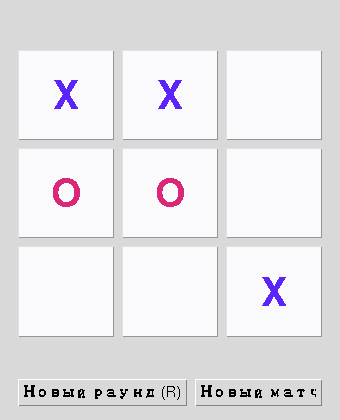
#> input picture site/assets/img/chapter-17/output/adaptive-board-small.png, 340 x 420 px
$ python validate_chapter_17_outputs.py
#> lines starting #> are read from the running program, lines starting #| are printed output that depends on the picture
#!/usr/bin/env python3
"""Проверяет, что все скриншоты, ожидаемые главой 17, существуют в
site/assets/img/chapter-17/output/, не пустые и не случайный снимок 1×1.
Также проверяет несколько точечных регрессий финального visual-polish прохода
(терминальная семантика flowchart(), ширина object_diagram(), 3+3+2-раскладка
мини-досок в 17-16, сгенерированный HTML главы 17).

Использование: python3 scripts/validate_chapter_17_outputs.py
"""

import sys
from pathlib import Path

from PIL import Image

ROOT = Path(__file__).resolve().parent.parent
OUT_DIR = ROOT / "site" / "assets" / "img" / "chapter-17" / "output"
CHAPTER_DIR = ROOT / "site" / "chapters" / "glava-17"
sys.path.insert(0, str(ROOT / "scripts"))


def _load_site_lib():
    import site_lib
    return site_lib

REQUIRED_NAMES = [
    "basic-empty-board",
    "basic-first-move",
    "basic-win",
    "basic-draw",
    "basic-new-game-reset",
    "empty-board",
    "x-first-move",
    "x-turn",
    "o-turn",
    "mid-game",
    "x-win",
    "o-win",
    "winning-highlight",
    "draw",
    "hover-preview-x",
    "hover-preview-o",
    "scoreboard",
    "new-round",
    "new-match",
    "adaptive-board-small",
    "adaptive-board-large",
    "adaptive-board-comparison",
    "win-pulse-step-0",
    "win-pulse-step-1",
    "win-pulse-final",
    "tic-tac-toe-pro",
]

MIN_DIMENSION = 40  # anything smaller is almost certainly a capture bug, not a real window


def validate() -> list[str]:
    errors = []
    for name in REQUIRED_NAMES:
        path = OUT_DIR / f"{name}.png"
        if not path.exists():
            errors.append(f"Отсутствует обязательный скриншот: {path.relative_to(ROOT)}")
            continue
        try:
            with Image.open(path) as img:
                width, height = img.size
        except Exception as exc:  # noqa: BLE001 - report and keep validating the rest
            errors.append(f"Не удалось открыть {path.relative_to(ROOT)}: {exc}")
            continue
        if width < MIN_DIMENSION or height < MIN_DIMENSION:
            errors.append(f"{path.relative_to(ROOT)}: подозрительно маленький снимок {width}x{height}")
    errors.extend(_validate_adaptive_pair())
    errors.extend(_validate_flowchart_terminal_semantics())
    errors.extend(_validate_object_diagram_width())
    errors.extend(_validate_winning_lines_layout())
    errors.extend(_validate_visual_coverage())
    return errors


def _validate_flowchart_terminal_semantics() -> list[str]:
    """17-17's terminal-state diagram (and any other flowchart() caller using
    kind="end" inside a decision branch) must never draw an arrow OUT of a
    terminal node — that was exactly the "false merge" bug in Fix 2/11.
    Exercises the shared helper directly with synthetic cases, independent of
    any particular chapter's wording."""
    site_lib = _load_site_lib()
    errors = []

    both_terminal = site_lib.flowchart([
        {"kind": "decision", "label": "q?",
         "yes": [{"kind": "end", "label": "A"}],
         "no": [{"kind": "end", "label": "B"}]},
    ])
    arrows = both_terminal.count("marker-end")
    if arrows != 2:
        errors.append(
            f"flowchart(): decision with BOTH branches terminal should draw exactly 2 arrows "
            f"(one into each branch, no merge) — got {arrows}."
        )

    one_terminal = site_lib.flowchart([
        {"kind": "decision", "label": "q?",
         "yes": [{"kind": "end", "label": "A"}],
         "no": [{"kind": "process", "label": "B"}, {"kind": "process", "label": "C"}]},
    ])
    arrows2 = one_terminal.count("marker-end")
    # into yes-branch (1) + into no-branch (1) + B->C straight arrow (1) = 3;
    # no extra merge/stub arrow past C, since only one branch continues.
    if arrows2 != 3:
        errors.append(
            f"flowchart(): decision with ONE terminal branch should draw exactly 3 arrows "
            f"(into each branch + the continuing chain, no dangling merge stub) — got {arrows2}."
        )
    return errors


def _validate_object_diagram_width() -> list[str]:
    """17-08/17-13 rely on object_diagram(width=...) actually widening the
    box — otherwise long rows (the Event field list, the 9-element board)
    wrap or get clipped again."""
    site_lib = _load_site_lib()
    errors = []
    narrow = site_lib.object_diagram("s", "S", [("a", "x")])
    wide = site_lib.object_diagram("s", "S", [("a", "x")], width=560)

    def _viewbox_width(svg: str) -> float:
        marker = 'viewBox="0 0 '
        start = svg.index(marker) + len(marker)
        end = svg.index(" ", start)
        return float(svg[start:end])

    if not _viewbox_width(wide) > _viewbox_width(narrow):
        errors.append("object_diagram(width=...) does not widen the SVG viewBox as expected.")
    return errors


def _validate_winning_lines_layout() -> list[str]:
    """17-16 must render all 8 mini-boards as 8 separate board_diagram()
    cards grouped 3+3+2 (rows/columns/diagonals), not one flat 8-item grid
    that can overlap at in-between viewport widths."""
    path = CHAPTER_DIR / "17-16-vosem-linij-pobedy.html"
    if not path.exists():
        return []  # covered by the wider site build; nothing to check yet
    html_text = path.read_text(encoding="utf-8")
    errors = []
    board_card_count = html_text.count('grid-template-columns:repeat(3,56px)')
    if board_card_count != 8:
        errors.append(f"17-16: expected 8 board_diagram() mini-boards, found {board_card_count}.")
    for label in ("Строки", "Столбцы", "Диагонали"):
        if f">{label}<" not in html_text:
            errors.append(f"17-16: missing group heading {label!r} — 3+3+2 grouping not rendered.")
    return errors


def _validate_adaptive_pair() -> list[str]:
    """17-21 claims the board genuinely grows with the window — the two
    source screenshots must actually differ in size, not just in filename,
    and the composed comparison image must actually contain both of them
    at their true, unscaled relative size (not independently normalized to
    equal widths, which was the bug this composite was built to fix)."""
    small_path = OUT_DIR / "adaptive-board-small.png"
    large_path = OUT_DIR / "adaptive-board-large.png"
    comparison_path = OUT_DIR / "adaptive-board-comparison.png"
    if not small_path.exists() or not large_path.exists():
        return []  # already reported as missing above
    with Image.open(small_path) as small_img, Image.open(large_path) as large_img:
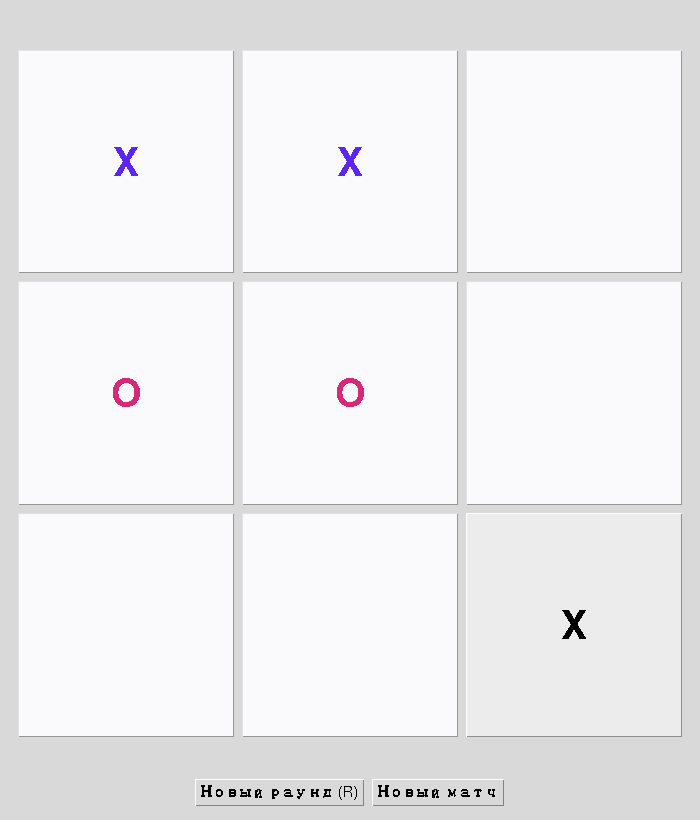
#> input picture site/assets/img/chapter-17/output/adaptive-board-large.png, 700 x 820 px
#> small_img is the input picture: PIL image 340x420 RGB; mean R, G, B 230.7, 229.3, 232.4
#> large_img is the input picture: PIL image 700x820 RGB; mean R, G, B 239.2, 238.9, 240.6
        sw, sh = small_img.size
#> sw = 340; sh = 420
        lw, lh = large_img.size
#> lw = 700; lh = 820
    errors = []
    if not (lw > sw and lh > sh):
        errors.append(
            f"adaptive-board-large.png ({lw}x{lh}) должен быть крупнее adaptive-board-small.png "
            f"({sw}x{sh}) по обеим осям — иначе скриншоты не доказывают, что поле адаптивно."
        )
    if not comparison_path.exists():
        return errors  # already reported as missing above
    with Image.open(comparison_path) as comp_img:
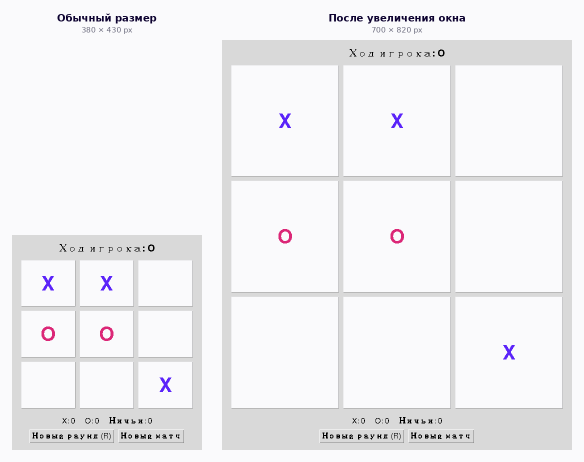
#> input picture site/assets/img/chapter-17/output/adaptive-board-comparison.png, 1168 x 924 px (shown at 1/2 size)
#> comp_img is the input picture: PIL image 1168x924 RGB; mean R, G, B 241.1, 240.7, 242.9
        cw, ch = comp_img.size
#> cw = 1168; ch = 924
#> (the call stopped at in _validate_flowchart_terminal_semantics, `both_terminal = site_lib.flowchart([ {"kind": "decision", "label": "q?..`: site_lib is not available in this run)
#> (the call stopped at in _validate_object_diagram_width, `narrow = site_lib.object_diagram("s", "S", [("a", "x")])`: site_lib is not available in this run)
    # The composite places both source images unscaled side by side with
    # padding/gaps — its canvas must be at least as wide as both images
    # combined and at least as tall as the taller one, or one of them was
    # cropped/rescaled instead of placed at true size.
    if cw < sw + lw:
        errors.append(
            f"adaptive-board-comparison.png ({cw}x{ch}) уже, чем сумма ширин двух исходных "
            f"скриншотов ({sw}+{lw}={sw + lw}) — похоже, один из них был обрезан или уменьшен."
        )
    if ch < max(sh, lh):
        errors.append(
            f"adaptive-board-comparison.png ({cw}x{ch}) ниже, чем более высокий исходный "
            f"скриншот ({max(sh, lh)}) — похоже, один из них был обрезан или уменьшен."
        )
    return errors


def _validate_visual_coverage() -> list[str]:
    """Required game states must be visible on the lessons that teach them,
    not merely generated and left unused in the asset directory."""
    required_by_page = {
        "17-13-model-sostoyaniya.html": ("x-turn.png", "o-turn.png", "mid-game.png"),
        "17-15-algoritm-hoda.html": ("empty-board.png", "x-first-move.png"),
        "17-17-pobeda-nichya-terminal.html": ("x-win.png", "o-win.png", "draw.png"),
        "17-23-hover-preview.html": ("hover-preview-x.png", "hover-preview-o.png"),
        "17-27-new-round-vs-new-match.html": ("new-round.png", "new-match.png"),
        "17-21-adaptivnoe-pole.html": ("adaptive-board-comparison.png",),
    }
    errors = []
    for page_name, image_names in required_by_page.items():
        page_path = CHAPTER_DIR / page_name
        if not page_path.exists():
            errors.append(f"Отсутствует страница для проверки визуального покрытия: {page_name}")
            continue
        html_text = page_path.read_text(encoding="utf-8")
        for image_name in image_names:
            if image_name not in html_text:
                errors.append(f"{page_name}: обязательный визуальный checkpoint {image_name} не показан.")
    return errors


def main() -> None:
    errors = validate()
    if errors:
        print(f"Скриншоты главы 17 невалидны — найдено ошибок: {len(errors)}\n", file=sys.stderr)
        for err in errors:
            print(f"  - {err}", file=sys.stderr)
#> (the run stopped early here; a loop or call above may not have finished)
